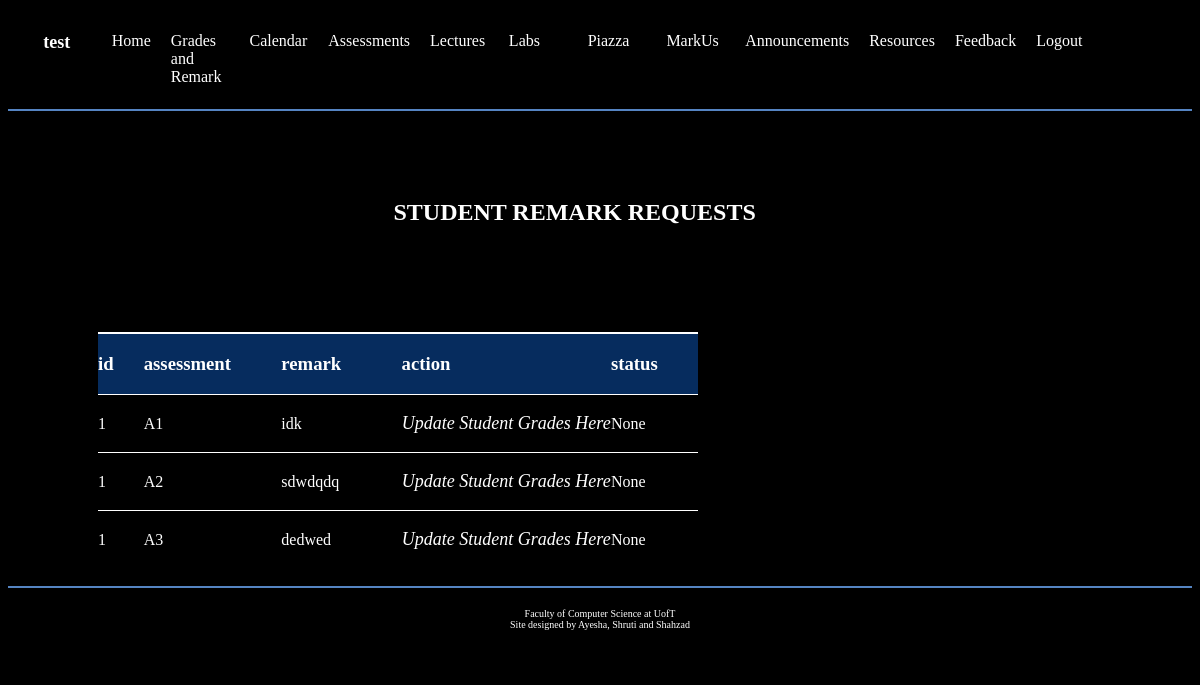
/RemarkRequest (signed in), run on the app's committed database.
### app.py (models this page shows, shortened)
class Remark(db.Model):
    __tablename__ = 'Remark'
    id = db.Column(db.Integer,nullable = False, primary_key = True)
    assessment = db.Column(db.Text, nullable = False, primary_key = True)
    remark = db.Column(db.Text)
    status = db.Column(db.Text)

### app.py (the view)
@app.route('/RemarkRequest', methods = ['GET', 'POST'])
def RemarkRequest():
    if request.method == 'GET':
        query_remark_result = query_remark_requests()
        return render_template('remarkInstructor.html', query_remark_result = query_remark_result )

### app.py (called while the page is built)
def query_remark_requests():
    query_remark_requests = Remark.query.all()
    return query_remark_requests

### templates/remarkInstructor.html (shortened to what this page needs)
{% extends "templateStudent.html" %}
{% block content %}
<br>
<h2 id = "header">Student Remark Requests</h2>
<br>
<br>
{% with messages = get_flashed_messages(with_categories = true) %}
<div class = "remark-table">
    <div class = "h-rows">
        <div class = "t-cells">
            <h3 id = "id">id</h3>
        </div>
        <div class = "t-cells">
            <h3 id = "assessment">assessment</h3>
        </div>
        <div class = "t-cells">
            <h3 id = "remark">remark</h3>
        </div>
        <div class = "t-cells">
            <h3 id = "action">action</h3>
        </div>
        <div class = "t-cells">
            <h3 id = "status">status</h3>
        </div>
    </div>
    {% for request in query_remark_result %}
    <div class = "t-rows">
        <div class = "t-cells">{{ request.id }} </div>
        <div class = "t-cells">{{ request.assessment }} </div>
        <div class = "t-cells"> {{ request.remark }}</div>
        <div class = "t-cells"><p><a href = "RemarkAction">Update Student Grades Here </a></p> </div>
        <div class = "t-cells">{{ request.status }} </div>
    </div>
    {% endfor %}
</div>
<br>
{% endwith %}
<div class = "footer">
    <div class = "footer-content">
        <a href="https://web.cs.toronto.edu/">Faculty of Computer Science at UofT</a>
        <br>Site designed by Ayesha, Shruti and Shahzad
    </div>
</div>
{% endblock %}

### static/style.css (style rules this page uses)
@media only screen and (min-width: 800px) { h3 { color:#5584c2; } }
.t-rows { display: table-row; border-top:1px solid white; border-right: 1px solid white; }
.h-rows { display: table-row; background-color: #062c5e; color: white; margin:10px; }
.t-cells { display: table-cell; border-top:1px solid white; color: white; }
a { box-shadow: inset black; color: white; text-decoration: none; transition: color .5s ease-in-out, box-shadow .5s ease-in-out; }
@media only screen and (min-width: 601px) { body { font-family:verdana; background-color:black; } }
.footer { position: static; display: grid; left: 0; bottom: 0; width: 100%; height: 70px; border-top: 2px solid #5584c2; color:white; text-align: center; }
.footer-content { margin-top: 20px; font-size: x-small; }
#header { color:white; margin-left: 110px; margin-right: 110px; margin-top:50px; }
@media only screen and (min-width: 1000px) { #header { color:white; margin-left: 5%; margin-top:50px; } }
h2 { text-align: center; text-transform: uppercase; font-family: Verdana; color:white; }
p { text-align: center; font-style: italic; font-family: Trebuchet; color:azure; }
p { text-align: center; font-style: italic; font-family: Trebuchet; font-size: 18px; color:azure; }
h2 { color:white; }
h3 { color:white; }
h2 { text-align:center; font-family: Verdana; color:white; padding: 20px; }
@media only screen and (min-width: 1000px) { #id { margin-right: 40px; text-align: left; } }
@media only screen and (min-width: 1000px) { #assessment { margin-right:50px; text-align: left; } }
@media only screen and (min-width: 1000px) { #remark { margin-right:60px; text-align: left; } }
@media only screen and (min-width: 1000px) { #action { margin-right:40px; text-align: left; } }
@media only screen and (min-width: 1000px) { #status { margin-right:40px; text-align: left; } }
@media only screen and (min-width: 1000px) { .remark-table { display: table; width: 600px; border-top:1px solid white; margin-left:90px; margin-right:90px; margin-top:30px; } }
@media only screen and (min-width: 1000px) { #id { margin-right: 30px; text-align: left; } }
body { font-family:verdana; color: white; background-color:black; }

### data on the page
Remark: id "1", assessment "A1", remark "idk", status "None"
Remark: id "1", assessment "A2", remark "sdwdqdq", status "None"
Remark: id "1", assessment "A3", remark "dedwed", status "None"

### other printed values
{{ session.name }} "test"
